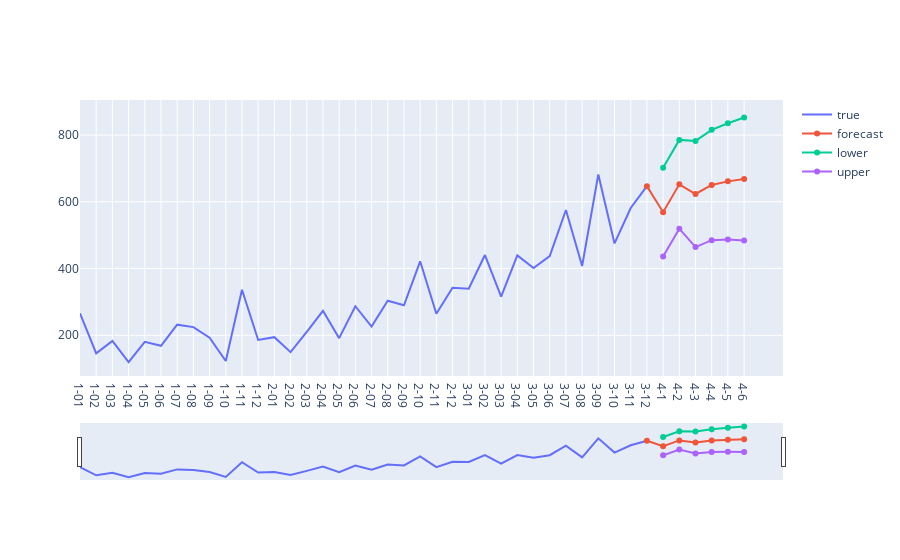

This figure's notebook cell:
### Code cell
fig = go.Figure([go.Scatter(name='true', x=df_shampoo['Month'], y=df_shampoo['Sales'])])
fig.add_trace(go.Scatter(go.Scatter(name='forecast', x=df_forecast['Month'], y=df_forecast['Sales'])))
fig.add_trace(go.Scatter(go.Scatter(name='lower', x=df_forecast2['Month'], y=df_forecast2['lower'])))
fig.add_trace(go.Scatter(go.Scatter(name='upper', x=df_forecast2['Month'], y=df_forecast2['upper'])))

fig.update_xaxes(rangeslider_visible=True)
fig.show()

### Figure 1 — Plotly figure (JSON) as saved in the notebook; plotly's stock layout.template omitted (floating-point values rounded to 4 significant figures)
{"data": [{"name": "true", "type": "scatter", "x": ["1-01", "1-02", "1-03", "1-04", "1-05", "1-06", "1-07", "1-08", "1-09", "1-10", "1-11", "1-12", "2-01", "2-02", "2-03", "2-04", "2-05", "2-06", "2-07", "2-08", "2-09", "2-10", "2-11", "2-12", "3-01", "3-02", "3-03", "3-04", "3-05", "3-06", "3-07", "3-08", "3-09", "3-10", "3-11", "3-12"], "y": [266, 145.9, 183.1, 119.3, 180.3, 168.5, 231.8, 224.5, 192.8, 122.9, 336.5, 185.9, 194.3, 149.5, 210.1, 273.3, 191.4, 287, 226, 303.6, 289.9, 421.6, 264.5, 342.3, 339.7, 440.4, 315.9, 439.3, 401.3, 437.4, 575.5, 407.6, 682, 475.3, 581.3, 646.9]}, {"name": "forecast", "type": "scatter", "x": ["3-12", "4-1", "4-2", "4-3", "4-4", "4-5", "4-6"], "y": [646.9, 568.9, 652.5, 623.4, 650.4, 661.2, 668.1]}, {"name": "lower", "type": "scatter", "x": ["4-1", "4-2", "4-3", "4-4", "4-5", "4-6"], "y": [701.9, 785.5, 782.5, 815.7, 835.5, 852.5]}, {"name": "upper", "type": "scatter", "x": ["4-1", "4-2", "4-3", "4-4", "4-5", "4-6"], "y": [436.0, 519.5, 464.2, 485.1, 486.9, 483.7]}], "layout": {"xaxis": {"rangeslider": {"visible": true}}}}
